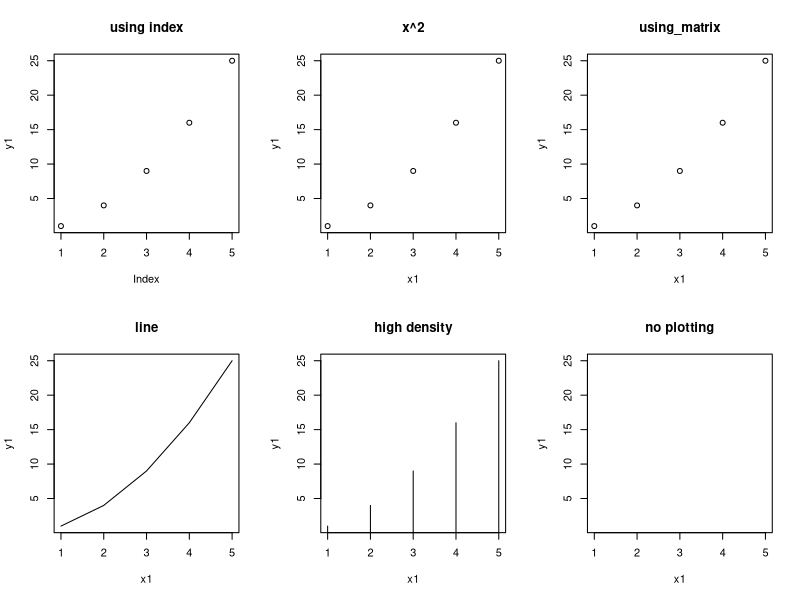
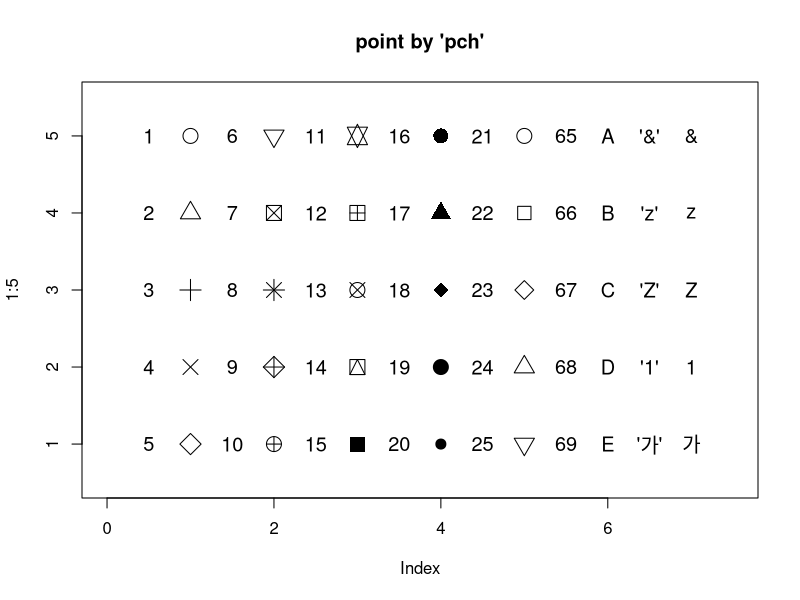
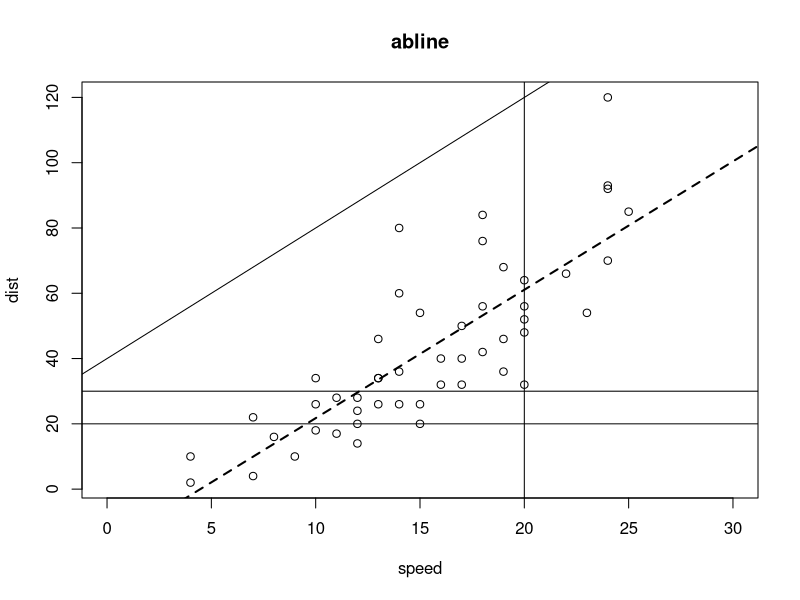
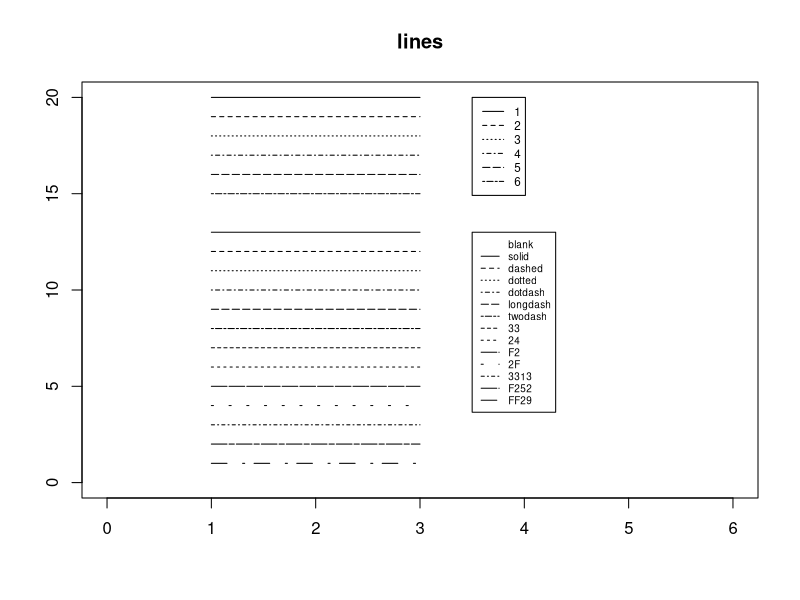
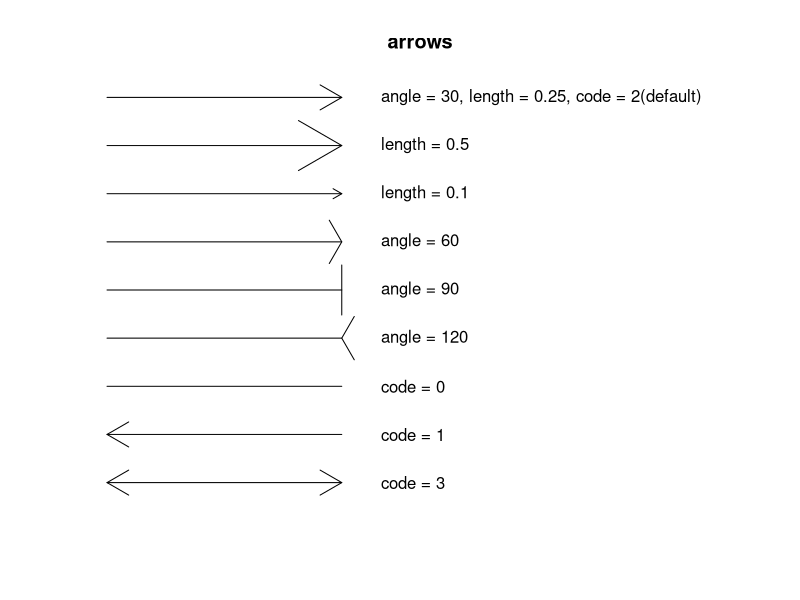
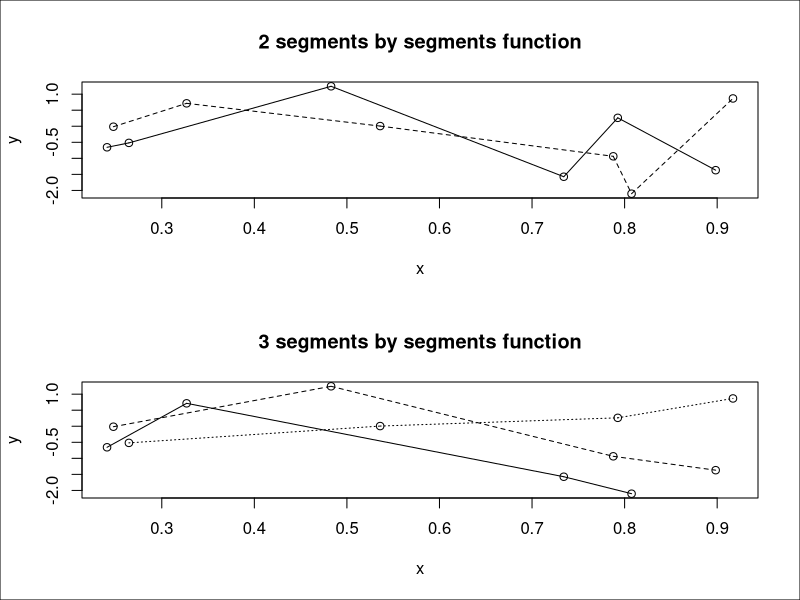
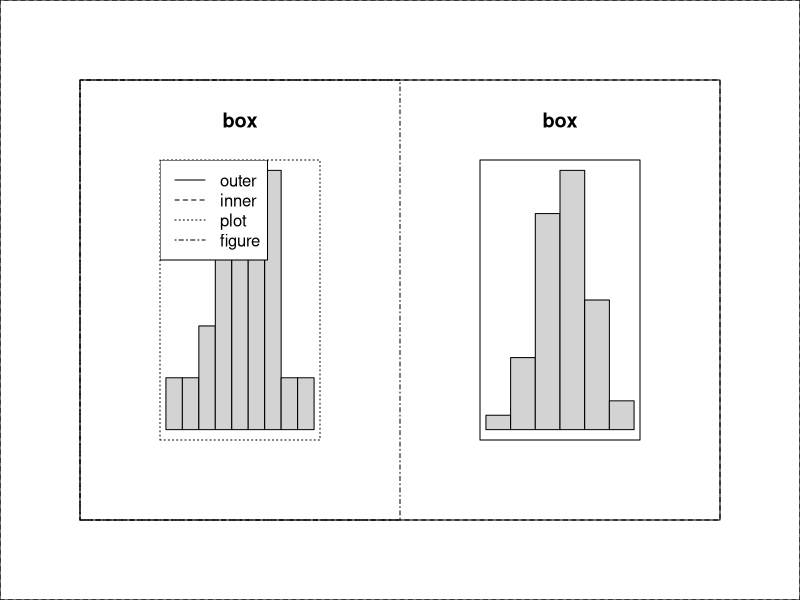

Write the R code that produced these figures, in order. (Note: this script raises an error after producing the figures.)
#Basic graphic funtion : plot()
x1 = 1:5
y1 = x1^2
z1 = 5:1
(mat1 = cbind(x1,y1,z1))
par(mfrow = c(2,3))
plot(y1, main = 'using index')
plot(x = x1, y = y1, main = 'x^2')
plot(mat1, main = 'using_matrix')
plot(x1, y1, type = 'l', main = 'line')
plot(x1, y1, type = 'h', main = 'high density')
plot(x1, y1, type = 'n', main = 'no plotting')

#type
#p = point
#l = line
#b = both(line + point)
#c = lines part
#o = both(overplotted)
#h = for histogram like(or 'high-density)vertical lines
#s = stair step
#S = other step
#n = no plotting
par(mfrow = c(1,1))
x = rep(1:5, rep(5,5))
y = rep(5:1, 5)
pchs = c('&','z','Z','1','가')

plot(1:5, type = 'n', xlim = c(0,7.5), ylim = c(0.5,5.5),main = "point by 'pch'")
points(x,y,pch = 1:25, cex = 2)#cex = point size, pch = point shape
text(x- 0.5, y, labels = 1:25, cex = 1.2)
points(x = rep(6,5), 5:1, pch = 65:69, cex = 1.2)
text(rep(6,5)-0.5, 5:1, labels = as.character(65:69), cex = 1.2)
points(x = rep(7,5),5:1, pch = pchs, cex = 1.2)
text(rep(7,5)-0.5,5:1, labels = paste0("'",pchs,"'"), cex = 1.2)

#abline()
head(cars)
z = lm(dist~speed, data = cars)
z$coefficients

plot(cars, main = 'abline', xlim = c(0,30))
abline(h = 20)
abline(h = 30)
abline(v = 20)
abline(a = 40, b = 4) #a = intercept, b = gradient
abline(z, lty = 2, lwd = 2) #linear regression's coeff

#lines()
lty1 = c('blank','solid','dashed','dotted','dotdash','longdash','twodash')
lty2 = c('33','24','F2','2F','3313','F252','FF29')
plot(0:6,0:6, type = 'n', ylim = c(0,20), xlab = '',ylab = '', main = 'lines')
lines(c(1,3),c(20,20),lty = 1) #lty = line type
lines(c(1,3),c(19,19),lty = 2)
lines(c(1,3),c(18,18),lty = 3)
lines(c(1,3),c(17,17),lty = 4)
lines(c(1,3),c(16,16),lty = 5)
lines(c(1,3),c(15,15),lty = 6)
lines(c(1,3),c(14,14),lty = lty1[1])
lines(c(1,3),c(13,13),lty = lty1[2])
lines(c(1,3),c(12,12),lty = lty1[3])
lines(c(1,3),c(11,11),lty = lty1[4])
lines(c(1,3),c(10,10),lty = lty1[5])
lines(c(1,3),c(9,9),lty = lty1[6])
lines(c(1,3),c(8,8), lty = lty1[7])
lines(c(1,3),c(7,7), lty = lty2[1])
lines(c(1,3),c(6,6), lty = lty2[2])
lines(c(1,3),c(5,5), lty = lty2[3])
lines(c(1,3),c(4,4), lty = lty2[4])
lines(c(1,3),c(3,3), lty = lty2[5])
lines(c(1,3),c(2,2), lty = lty2[6])
lines(c(1,3),c(1,1), lty = lty2[7])
legend(3.5, 20, cex = .7, legend = 1:6, lty = 1:6)
legend(3.5, 13, cex = .6, legend = c(lty1, lty2), lty = c(lty1, lty2))

#arrows()
plot(1:9, type = 'n', axes = F, xlab = '', ylab = '', main = 'arrows')
arrows(1, 9, 4, 9, angle = 30, length = 0.25, code = 2)
arrows(1, 8, 4, 8, length = 0.5)
arrows(1, 7, 4, 7, length = 0.1)
arrows(1, 6, 4, 6, angle = 60)
arrows(1, 5, 4, 5, angle = 90)
arrows(1, 4, 4, 4, angle = 120)
arrows(1, 3, 4, 3, code = 0)
arrows(1, 2, 4, 2, code = 1)
arrows(1, 1, 4, 1, code = 3)
text(4.5, 9, adj = 0, 'angle = 30, length = 0.25, code = 2(default)')
text(4.5, 8, adj = 0, 'length = 0.5')
text(4.5, 7, adj = 0, 'length = 0.1')
text(4.5, 6, adj = 0, 'angle = 60')
text(4.5, 5, adj = 0, 'angle = 90')
text(4.5, 4, adj = 0, 'angle = 120')
text(4.5, 3, adj = 0, 'code = 0')
text(4.5, 2, adj = 0, 'code = 1')
text(4.5, 1, adj = 0, 'code = 3')

#segments()
x = runif(12); y = rnorm(12)
i = order(x); x = x[i]; y = y[i]
par(mfrow = c(2,1))
plot(x, y, main = '2 segments by segments function')
s = seq(length(x) - 1)
segments(x[s],y[s],x[s+2],y[s+2], lty = 1:2)
plot(x, y, main = '3 segments by segments function')
s = seq(length(x) - 2)
segments(x[s],y[s],x[s+3],y[s+3], lty = 1:3)
box(which = 'outer')

#box()
par(mar = c(4,4,4,4))
par(oma = c(4,4,4,4))
par(mfrow = c(1,2))
hist(rnorm(50), axes=F, xlab='', ylab='', main='box')
whichs = c('outer', 'inner', 'plot', 'figure')
box(which=whichs[1], lty=1)
box(which=whichs[2], lty=2)
box(which=whichs[3], lty=3)
box(which=whichs[4], lty=4)
legend('topleft', legend=whichs, lty=1:4)

hist(rnorm(50), axes = F, xlab= '',ylab = '',main = 'box')
whichs = c('outer', 'inner', 'plot',' figure')
box(which = whichs[1], lty = 2)
box(which = whichs[2], lty = 1)
box(which = whichs[3], lty = 1)
box(which = whichs[4], lty = 1)
legend('topright', legend = whichs, lty = 1:4)

#rect()
plot(1:10, type = 'n', main = 'rect', xlab = '', axes = F)
rect(xleft = 1, ybottom = 7, xright = 3, ytop = 9)
rect(1, 4, 3, 6, col = 'gold')
rect(1, 1, 3, 3, border = 'gold')
rect(4, 7, 6, 9, density = 10)
rect(4, 4, 6, 6, density = 10, angle = 315)
rect(4, 1, 6, 3, density = 25)
rect(7, 7, 9, 9, lwd = 2)
rect(7, 4, 9, 6, lty = 2)
rect(7, 1, 9, 3, lty = 2, density = 10)
text(2, 9.5, adj = 0.5, 'default')
text(2, 6.5, adj = 0.5, 'col = \`gold\`')
text(2, 3.5, adj = 0.5, "border = 'gold'")
text(5, 9.5, adj = 0.5, 'density = 10')
text(5, 6.5, adj = 0.5, 'density = 10, angle = 315')
text(5, 3.5, adj = 0.5, 'density = 25')
text(8, 9.5, adj = 0.5, 'lwd = 2')
text(8, 6.5, adj = 0.5, 'lty = 2')
text(8, 3.5, adj = 0.5, 'lty = 2, density = 10')

#polygon
plot(1:6, type = 'n', axes = F, xlab = '', ylab = '', main = 'polygon')
theta = seq(-pi, pi, length = 12)
x = cos(theta)
y = sin(theta)
x1 = x + 2; y1 = y + 4.5
polygon(x1, y1)
x2 = x + 2; y2 = y + 2
polygon(x2, y2, col = 'gold')
x3 = x + 5; y3 = y + 4.5
polygon(x3, y3, density = 10)
x4 = x + 5; y4 = y + 2
polygon(x4, y4, lty = 2, lwd = 2)
text(2, 5.7, adj = 0.5, 'default')
text(2, 3.2, adj = 0.5, "col = 'gold'")
text(5, 5.7, adj = 0.5, 'density = 10')
text(5, 3.2, adj = 0.5, 'lty = 2, lwd = 2')

#title()
par(mar = c(4,4,4,4), oma = c(4,0,0,0))
plot(rnorm(20), type = 'o', xlab = '', ylab= '')
title(main = 'Main title on line 1', line = 1)
title(main = 'Main title on line 2', line = 2)
title(main = 'Main title on line 3', line = 3)
title(sub = 'subtitle on line 1', line = 1, outer = T)
title(sub = 'subtitle on line 2', line = 2, outer = T)
title(sub = 'subtitle on line 3', line = 3, outer = T)
title(xlab = 'X label on line 1', line = 1)
title(xlab = 'X label on line 2', line = 2)
title(xlab = 'X label on line 3', line = 3)
title(ylab = 'Y label on line 1', line = 1)
title(ylab = 'Y label on line 2', line = 2)
title(ylab = 'Y label on line 3', line = 3)

#text()
plot(1:10, 1:10, type = 'n', xlab = '', ylab = '', main = 'text')
text(1.5, 9, adj = 0, label = '피타고라스의 정리 (Pythagorean Theorem)')
polygon(c(5,3,5), c(9,7,7))
polygon(c(5,5,4.8,4.8), c(7,7.2,7.2,7))
text(3.64, 8.36, adj = 0, labels = 'c')
text(3.94, 6.67, adj = 0, labels = 'a')
text(5.36, 7.95, adj = 0, labels = 'b')

#Examples expression labels
text(1.5, 8, adj = 0, labels = expression(c^2 == a^2 + b^2))
text(1.5, 6, adj = 0, labels = expression(cos(r^2)*e^{-r/6}))
text(2, 3, adj = 0.3, labels = expression(z[i] == sqrt(x[i]^2 + y[i]^2)))
text(9, 4, adj = 1, labels = expression(
  f(x)==frac(1, sqrt((2*pi)^n ~~ det(Sigma[x]))) ~~ exp * bgroup('(', -frac(1,2) ~~ (x-mu)^T*Sigma[x]^-1 * (x-mu),')')))
#Example position by pos
points(8, 8, pch = 16)
text(8, 8, 'position1', pos = 1)
text(8, 8, 'position2', pos = 2)
text(8, 8, 'position3', pos = 3)
text(8, 8, 'position4', pos = 4)

#Example adj by adj(x,y)
text(4, 2, 'at(4,2) left/top by adj = c(0,0)', adj = c(0,0))
text(4, 2, 'at(4,2) center/bottom by adj = c(0.5,1)', adj = c(0.5,1))
text(8, 3, 'at(8,3) right/middle by adj = c(1,0.5)', adj = c(1,0.5))

#Example offset
points(8, 6, pch = 16)
text(8, 6, 'offset1', pos = 1, offset = 1)
text(8, 6, 'offset2', pos = 2, offset = 2)
text(8, 6, 'offset3', pos = 3, offset = 3)
text(8, 6, 'offset4', pos = 4, offset = 4)

#mtext()
par(mar = c(4,4,4,4), oma = c(4,0,0,0))
plot(rnorm(20), type = 'o', xlab = '', ylab = '')
mtext('Position3 on line1', line = 1)
mtext('Position3 on line2', side = 3, line = 2)
mtext('Position3 on line3', side = 3, line = 3)

mtext('Outer position1 on line1', side = 1, line = 1, outer = T)
mtext('Outer position1 on line2', side = 1, line = 2, outer = T)
mtext('Outer position1 on line3', side = 1, line = 3, outer = T)

mtext('Position1 on line1', side = 1, line = 1, adj = 0)
mtext('Position1 on line2', side = 1, line = 2, adj = 0.5)
mtext('Position1 on line3', side = 1, line = 3, adj = 1)

mtext('Position2 on line1', side = 2, line = 1, adj = 0)
mtext('Position2 on line2', side = 2, line = 2, adj = 0.5)
mtext('Position2 on line3', side = 2, line = 3, adj = 1)

mtext('at 0, Postition4 on line1', side = 4, line = 1, at = 0)
mtext('at 0, adj 0, Position4 on line2', side = 4, line = 2, at = 0, adj = 0)
mtext('at 0, adj 1, Position4 on line3', side = 4, line = 3, at = 0, adj = 1)

#legend()
plot(1:10, type = 'n', xlab = '', ylab = '', main = 'legend')
legend('bottomright', '(x,y)', pch = 1, title = 'bottomright')
legend('bottom', '(x,y)', pch = 1, title = 'bottom')
legend('bottomleft', '(x,y)', pch = 1, title = 'bottomleft')
legend('left', '(x,y)', pch = 1, title = 'left')
legend('center', '(x,y)', pch = 1, title = 'center')
legend('right', '(x,y)', pch = 1, title = 'right')
legend('topleft', '(x,y)', pch = 1, title = 'topleft')
legend('top', '(x,y)', pch = 1, title = 'top')
legend('topright','(x,y)', pch = 1, title = 'topright')
legends = c('Legend1', 'Legend2')
legend(3, 8, legend = legends, pch = 1:2, col = 1:2)
legend(7, 8, legend = legends, pch = 1:2, col = 1:2, lty = 1:2)
legend(3, 4, legend = legends, fill = 1:2)
legend(7, 4, legend = legends, fill = 1:2, density = 30)

#legend(locator(1), legend = 'Locator', fill = 1)
#위치 지정해서 legend 입력